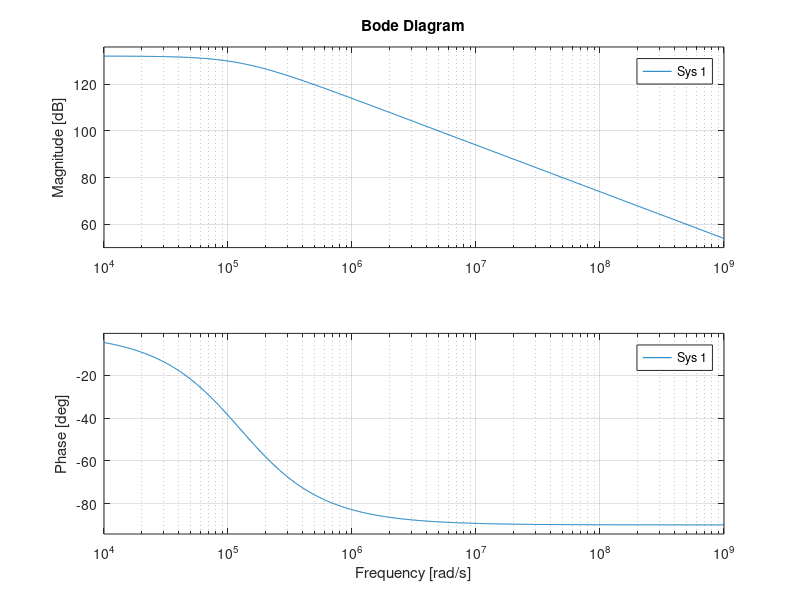

Recreate this plot in MATLAB.
% Stability analysis for a JFET-bootstraped TIA
pkg load control;
s = tf('s');

Cb=10e-12+10e-12; % Cpd + Cin
Rf=4e+6;
Cf=2e-12;

GBW=3e+6;    % OPA189

Zeq=1/(Cb*s);
Hg = 1/(s/(2*pi*GBW));
Hlg = Zeq/(Zeq+Rf/(1+Rf*5e-12*s));  % Cf set here
margin(Hg*Hlg)
x=input("foo", "s");
Zf=Rf/(1+Rf*Cf*s);
bode(minreal(Hg*Zf/(-(Hg+1)*Zeq)+Zf))
x=input("foo", "s");
